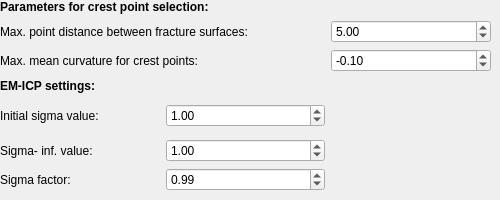
        <widget class="QWidget" name="ParametersFineTuning">
         <attribute name="title">
          <string>Parameters for fine tuning step</string>
         </attribute>
         <widget class="qSlicerWidget" name="SlicerWidgetFT" native="true">
          <property name="geometry">
           <rect>
            <x>0</x>
            <y>0</y>
            <width>491</width>
            <height>191</height>
           </rect>
          </property>
          <layout class="QGridLayout" name="gridLayout_3">
           <item row="5" column="0" rowspan="2">
            <widget class="QLabel" name="SigmaIniLabel_FT">
             <property name="toolTip">
              <string>Value that determines stopping criterion for EM-ICP value (lower values = more itertions)</string>
             </property>
             <property name="text">
              <string>Initial sigma value:</string>
             </property>
            </widget>
           </item>
           <item row="0" column="0" colspan="2">
            <widget class="QLabel" name="CrestPointSelectionParaLabelFT">
             <property name="font">
              <font>
               <weight>75</weight>
               <bold>true</bold>
              </font>
             </property>
             <property name="toolTip">
              <string>Settings for EM-ICP during fine tuning</string>
             </property>
             <property name="text">
              <string>Parameters for crest point selection:</string>
             </property>
            </widget>
           </item>
           <item row="1" column="0" colspan="2">
            <widget class="QLabel" name="EMICPFTLabel">
             <property name="text">
              <string>Max. point distance between fracture surfaces:</string>
             </property>
            </widget>
           </item>
           <item row="9" column="0">
            <widget class="QLabel" name="SigmaFactoLabel_FT">
             <property name="toolTip">
              <string>Sigma value for EM-ICP alogrithm is the value by which sigma will by multiplied after each iteration</string>
             </property>
             <property name="text">
              <string>Sigma factor:</string>
             </property>
            </widget>
           </item>
           <item row="5" column="1" rowspan="2">
            <widget class="QDoubleSpinBox" name="SigmaIni_FT">
             <property name="toolTip">
              <string>Value that determines stopping criterion for EM-ICP value (lower values = more itertions)</string>
             </property>
             <property name="singleStep">
              <double>0.100000000000000</double>
             </property>
             <property name="value">
              <double>1.000000000000000</double>
             </property>
            </widget>
           </item>
           <item row="7" column="1">
            <widget class="QDoubleSpinBox" name="SigmaInf_FT">
             <property name="toolTip">
              <string>Value that determines stopping criterion for EM-ICP value (lower values = more itertions)</string>
             </property>
             <property name="singleStep">
              <double>0.100000000000000</double>
             </property>
             <property name="value">
              <double>1.000000000000000</double>
             </property>
            </widget>
           </item>
           <item row="2" column="2">
            <widget class="QDoubleSpinBox" name="CrestCurvatureFT">
             <property name="toolTip">
              <string>Curvature values that dtermines if point is likely to be on the fracture crest. Pointswith higher value are likely to be not part of the fracture crest</string>
             </property>
             <property name="minimum">
              <double>-0.500000000000000</double>
             </property>
             <property name="maximum">
              <double>0.000000000000000</double>
             </property>
             <property name="singleStep">
              <double>0.000000000000000</double>
             </property>
             <property name="value">
              <double>-0.100000000000000</double>
             </property>
            </widget>
           </item>
           <item row="2" column="0" colspan="2">
            <widget class="QLabel" name="CrestCurvatureFTLabel">
             <property name="toolTip">
              <string>Curvature values that dtermines if point is likely to be on the fracture crest. Pointswith higher value are likely to be not part of the fracture crest</string>
             </property>
             <property name="text">
              <string>Max. mean curvature for crest points: </string>
             </property>
            </widget>
           </item>
           <item row="1" column="2">
            <widget class="QDoubleSpinBox" name="doubleSpinBox">
             <property name="toolTip">
              <string>Determines the maximum distance between the fracture srufaces of two pre-aligned fragements. Points with larger distance will not be used for fine tuning registration</string>
             </property>
             <property name="minimum">
              <double>0.100000000000000</double>
             </property>
             <property name="maximum">
              <double>20.000000000000000</double>
             </property>
             <property name="singleStep">
              <double>0.500000000000000</double>
             </property>
             <property name="value">
              <double>5.000000000000000</double>
             </property>
            </widget>
           </item>
           <item row="9" column="1">
            <widget class="QDoubleSpinBox" name="SigmaFactor_FT">
             <property name="minimum">
              <double>0.500000000000000</double>
             </property>
             <property name="maximum">
              <double>1.000000000000000</double>
             </property>
             <property name="singleStep">
              <double>0.001000000000000</double>
             </property>
             <property name="value">
              <double>0.990000000000000</double>
             </property>
            </widget>
           </item>
           <item row="7" column="0">
            <widget class="QLabel" name="SigmaInfLabel_FT">
             <property name="toolTip">
              <string>Value that determines stopping criterion for EM-ICP value (lower values = more itertions)</string>
             </property>
             <property name="text">
              <string>Sigma- inf. value:</string>
             </property>
            </widget>
           </item>
           <item row="4" column="0">
            <widget class="QLabel" name="EMICPParametersLabelFT">
             <property name="font">
              <font>
               <weight>75</weight>
               <bold>true</bold>
              </font>
             </property>
             <property name="toolTip">
              <string>Settings for EM-ICP during fine tuning</string>
             </property>
             <property name="text">
              <string>EM-ICP settings:</string>
             </property>
            </widget>
           </item>
          </layout>
         </widget>
        </widget>
